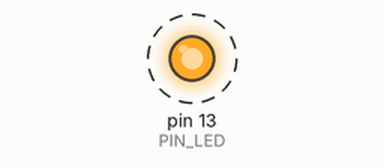
Bench run of a sketch on a simulated Arduino Uno, built with avr-gcc and run on an emulated ATmega328P. Parts: output pins drawn as LEDs (lit = HIGH). Dashed ring = blinking. What the sketch prints to the serial monitor is not drawn.

Above: at 0.5 s.
Timing chart, 0 to 4.6 s (numbered marks = the images above):
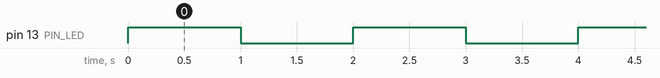

Measured:
- by itself, pin 13 (PIN_LED): alternates HIGH for 1.0 s and LOW for 1.0 s

The sketch:

04_example_3.ino
```cpp
#define PIN_LED 13
unsigned int count, toggle;

void setup() {
  pinMode(PIN_LED, OUTPUT)
  ;Serial.begin(115200); //Initalize serial port
  while(!Serial) {
    ; // wait for serial port to connect.
  }
  Serial.println("Hellow World!");
  count = toggle = 0;
  digitalWrite(PIN_LED, toggle); // turn off LED.
}

void loop() {
  Serial.println(++count);
  toggle = toggle_state(toggle); //toggle LED value.
  digitalWrite(PIN_LED, toggle); //update LED status.
  delay(1000); //wait for 1,000 milliseconds
}

int toggle_state(int toggle) {
  if(toggle == 0){
    toggle = toggle + 1;
  }
  else if(toggle == 1){
    toggle = 0;
  }
  return toggle;
}
```
